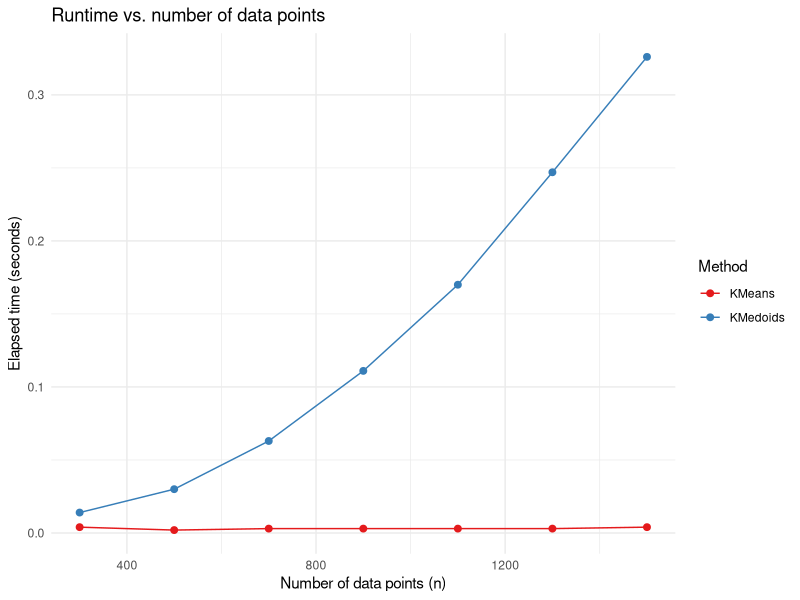
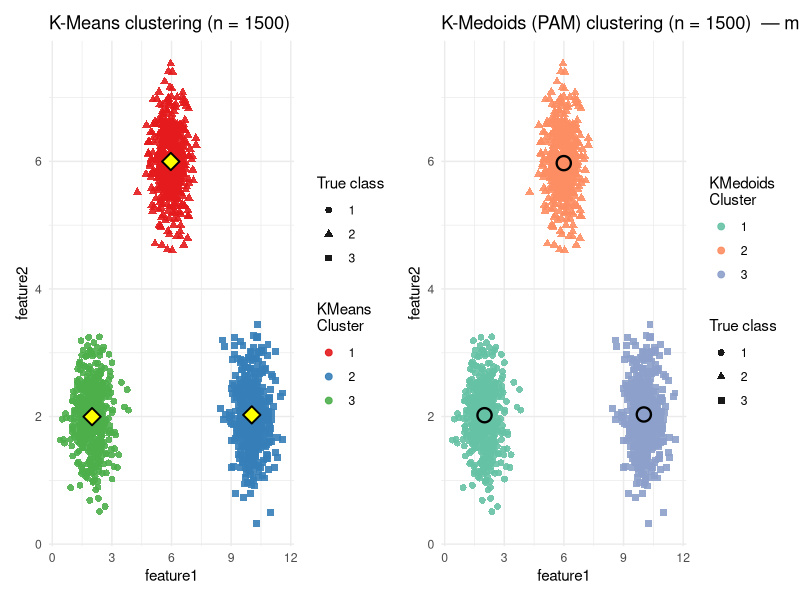

Recreate these plots in R, in order.
## ---- chunk 1
# Uncomment to install if needed:
# install.packages(c("cluster", "ggplot2", "tictoc", "dplyr", "tidyr", "patchwork"))

library(cluster)   # pam
library(ggplot2)
library(dplyr)
library(tidyr)
library(patchwork)  # for side-by-side plots
set.seed(42)
## ---- chunk 2
# Vector of data set sizes (you asked for 300 to 1500 in increments of 200)
ns <- seq(300, 1500, by = 200)  # 300, 500, 700, ..., 1500

# Number of clusters
k <- 3

# kmeans control
kmeans_nstart <- 10

# store runtime results
runtime_results <- data.frame(n = integer(), method = character(), elapsed = numeric(), stringsAsFactors = FALSE)
## ---- chunk 3
for (n in ns) {
  # create roughly equal cluster sizes
  n1 <- floor(n/3)
  n2 <- floor(n/3)
  n3 <- n - n1 - n2

  # simulate 3 Gaussian clusters (same centers as before)
  cluster1 <- data.frame(feature1 = rnorm(n1, mean = 2, sd = 0.5),
                         feature2 = rnorm(n1, mean = 2, sd = 0.5),
                         TrueClass = factor(rep(1, n1)))
  cluster2 <- data.frame(feature1 = rnorm(n2, mean = 6, sd = 0.5),
                         feature2 = rnorm(n2, mean = 6, sd = 0.5),
                         TrueClass = factor(rep(2, n2)))
  cluster3 <- data.frame(feature1 = rnorm(n3, mean = 10, sd = 0.5),
                         feature2 = rnorm(n3, mean = 2, sd = 0.5),
                         TrueClass = factor(rep(3, n3)))

  df <- bind_rows(cluster1, cluster2, cluster3)

  # scale features for clustering
  scaled_df <- scale(df[, c("feature1", "feature2")])

  # time K-Means
  t_km <- system.time({
    km_res <- kmeans(scaled_df, centers = k, nstart = kmeans_nstart)
  })
  runtime_results <- runtime_results %>%
    add_row(n = n, method = "KMeans", elapsed = as.numeric(t_km["elapsed"]))

  # time K-Medoids / PAM
  t_kmed <- system.time({
    # pam can be slow for very large n; for these sizes it's usually fine
    pam_res <- pam(scaled_df, k = k)
  })
  runtime_results <- runtime_results %>%
    add_row(n = n, method = "KMedoids", elapsed = as.numeric(t_kmed["elapsed"]))
}
## ---- chunk 4
runtime_results$method <- factor(runtime_results$method, levels = c("KMeans", "KMedoids"))

ggplot(runtime_results, aes(x = n, y = elapsed, color = method)) +
  geom_point(size = 2) +
  geom_line() +
  scale_color_brewer(palette = "Set1") +
  labs(title = "Runtime vs. number of data points",
       x = "Number of data points (n)",
       y = "Elapsed time (seconds)",
       color = "Method") +
  theme_minimal()
## ---- chunk 5
# Simulate one dataset for the largest n (for visualization)
n_large <- max(ns)
n1 <- floor(n_large/3)
n2 <- floor(n_large/3)
n3 <- n_large - n1 - n2

cluster1 <- data.frame(feature1 = rnorm(n1, mean = 2, sd = 0.5),
                       feature2 = rnorm(n1, mean = 2, sd = 0.5),
                       TrueClass = factor(rep(1, n1)))
cluster2 <- data.frame(feature1 = rnorm(n2, mean = 6, sd = 0.5),
                       feature2 = rnorm(n2, mean = 6, sd = 0.5),
                       TrueClass = factor(rep(2, n2)))
cluster3 <- data.frame(feature1 = rnorm(n3, mean = 10, sd = 0.5),
                       feature2 = rnorm(n3, mean = 2, sd = 0.5),
                       TrueClass = factor(rep(3, n3)))

data_large <- bind_rows(cluster1, cluster2, cluster3)

# Scale for clustering and run algorithms
scaled_large <- scale(data_large[, c("feature1", "feature2")])
km_large <- kmeans(scaled_large, centers = k, nstart = kmeans_nstart)
pam_large <- pam(scaled_large, k = k)

# Attach clustering labels
data_large$KMeans_Cluster <- factor(km_large$cluster)
data_large$KMedoids_Cluster <- factor(pam_large$clustering)

# Prepare medoids coordinates (convert back to original scale)
# pam_large$medoids are in scaled space; convert to original scale
medoids_scaled <- pam_large$medoids
medoids_orig <- as.data.frame(sweep(medoids_scaled, 2, attr(scaled_large, "scaled:scale"), "*"))
medoids_orig <- as.data.frame(sweep(medoids_orig, 2, attr(scaled_large, "scaled:center"), "+"))
colnames(medoids_orig) <- c("feature1", "feature2")
# get medoid cluster membership (use clustering assignment of each medoid index)
# pam_large$id.med gives indices of medoids in the original data (if available)
if (!is.null(pam_large$id.med)) {
  medoid_indices <- pam_large$id.med
  medoids_orig$KMedoids_Cluster <- data_large$KMedoids_Cluster[medoid_indices]
} else {
  # fallback: assign cluster number in order (rare)
  medoids_orig$KMedoids_Cluster <- factor(1:k)
}

# Compute kmeans centers in original scale
centers_scaled <- km_large$centers
centers_orig <- as.data.frame(sweep(centers_scaled, 2, attr(scaled_large, "scaled:scale"), "*"))
centers_orig <- as.data.frame(sweep(centers_orig, 2, attr(scaled_large, "scaled:center"), "+"))
colnames(centers_orig) <- c("feature1", "feature2")
centers_orig$KMeans_Cluster <- factor(1:k)

# Plot: K-Means (color = cluster membership, shape = true class)
p_km <- ggplot(data_large, aes(x = feature1, y = feature2)) +
  geom_point(aes(color = KMeans_Cluster, shape = TrueClass), size = 2, alpha = 0.9) +
  scale_color_brewer(palette = "Set1", name = "KMeans\nCluster") +
  scale_shape_manual(values = c(16, 17, 15), name = "True class") +
  geom_point(data = centers_orig, aes(x = feature1, y = feature2),
             color = "black", fill = "yellow", shape = 23, size = 4, stroke = 1) +
  ggtitle(paste0("K-Means clustering (n = ", n_large, ")")) +
  theme_minimal()

# Plot: K-Medoids (color = cluster membership, shape = true class); medoids marked with black edge
p_kmed <- ggplot(data_large, aes(x = feature1, y = feature2)) +
  # main points: color = cluster membership, shape = true class
  geom_point(aes(color = KMedoids_Cluster, shape = TrueClass), size = 2, alpha = 0.9) +
  scale_color_brewer(palette = "Set2", name = "KMedoids\nCluster") +
  scale_shape_manual(values = c(16, 17, 15), name = "True class") +
  # medoids: use shape 21 so we can set a black border (color="black") and fill by cluster
  geom_point(data = medoids_orig,
             aes(x = feature1, y = feature2, fill = KMedoids_Cluster),
             shape = 21, color = "black", size = 4, stroke = 1.2) +
  scale_fill_brewer(palette = "Set2", guide = FALSE) + # fill same palette as color
  ggtitle(paste0("K-Medoids (PAM) clustering (n = ", n_large, ")  — medoids have black edges")) +
  theme_minimal()

# Show side-by-side
p_km + p_kmed
## ---- chunk 6
sessionInfo()
